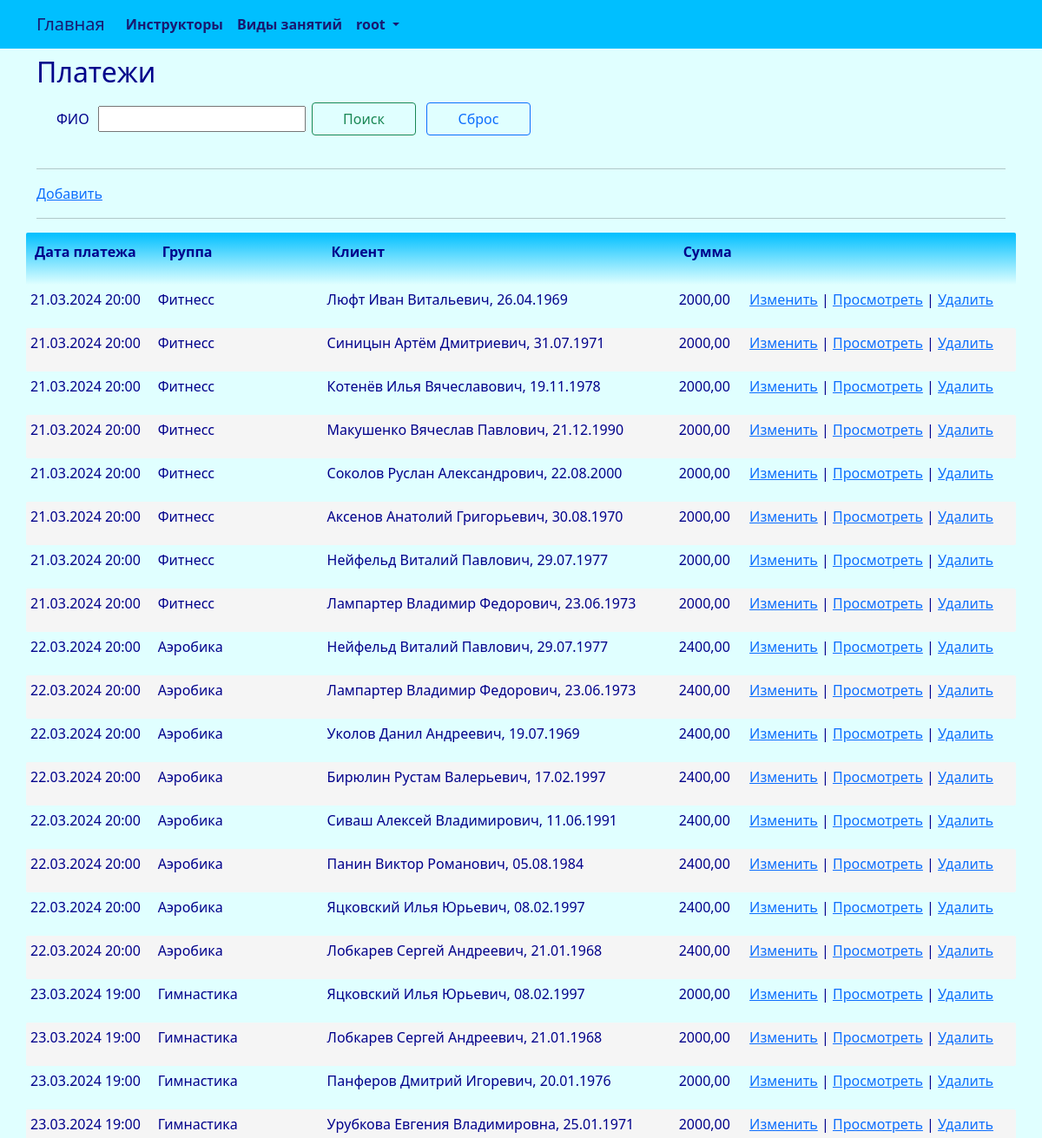
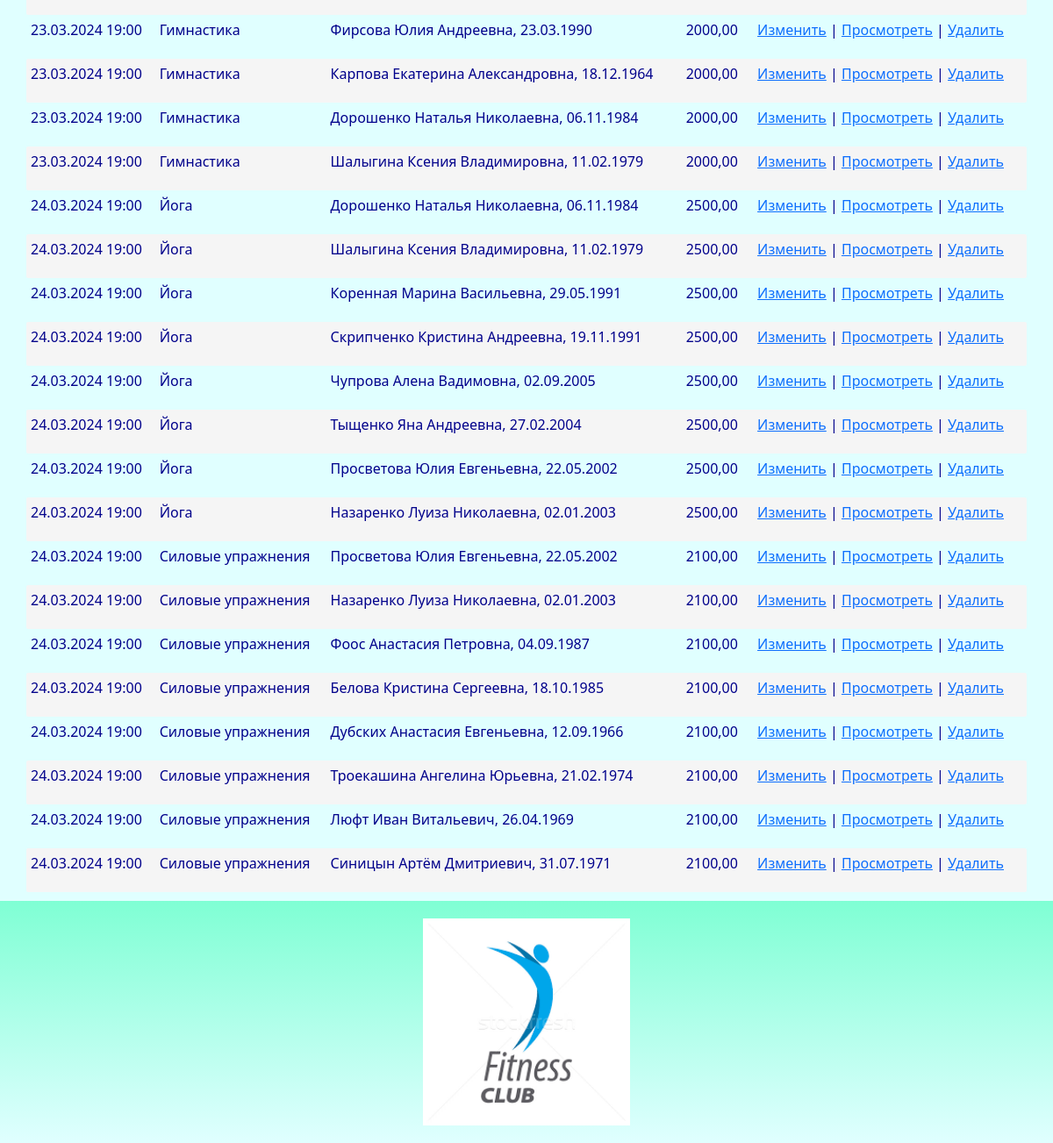
/payment/index/ (signed in), run on the app's committed database (2 pictures, top to bottom).
### club/models.py (models this page shows, shortened)
class Payment(models.Model):
    payment_date = models.DateTimeField(_('payment_date'))
    party = models.ForeignKey(Party, related_name='payment_party', on_delete=models.CASCADE)
    client = models.ForeignKey(Client, related_name='payment_client', on_delete=models.CASCADE)
    amount = models.DecimalField(_('payment_amount'), max_digits=9, decimal_places=2)
    class Meta:
        db_table = 'payment'
        indexes = [
            models.Index(fields=['party']),
            models.Index(fields=['client']),
        ]
        ordering = ['payment_date']

class Party(models.Model):
    party_title = models.CharField(_('party_title'), max_length=96, unique=True)
    class Meta:
        db_table = 'party'
        indexes = [
            models.Index(fields=['party_title']),
        ]
        ordering = ['party_title']
    def __str__(self):
        return "{}".format(self.party_title)

class Client(models.Model):
    SEX_CHOICES = (
        ('М','М'),
        ('Ж', 'Ж'),
    )
    full_name = models.CharField(_('full_name'), max_length=128)
    birthday = models.DateTimeField(_('birthday'))
    sex = models.CharField(_('sex'), max_length=1, choices=SEX_CHOICES, default='М')
    phone = models.CharField(_('phone'), max_length=64)
    card = models.ForeignKey(Card, related_name='client_card', on_delete=models.CASCADE)
    class Meta:
        db_table = 'client'
        indexes = [
            models.Index(fields=['full_name']),
        ]
        ordering = ['full_name']
    def __str__(self):
        return "{}, {}".format(self.full_name, self.birthday.strftime('%d.%m.%Y'))

### club/views.py (the view)
# urls.py: path('payment/index/', views.payment_index, name='payment_index'),
@login_required
@user_passes_test(lambda u: u.is_superuser)
def payment_index(request):
    try:
        payment = Payment.objects.all().order_by('payment_date')
        return render(request, "payment/index.html", {"payment": payment, })
    except Exception as exception:
        print(exception)
        return HttpResponse(exception)

### templates/payment/index.html (shortened to what this page needs)
{% extends "base.html" %}
{% load i18n %}
{% block content %}
<h2>{% trans "payments" %}</h2>
<div class="row" style="margin: 10px">
	<form method="POST" enctype="multipart/form-data">
		<table>
			<tbody>
				<tr>
					<td>
						<p>{% trans "full_name" %} &nbsp;</p>
					</td>
					<td>
						<p><input type="search" value="{{title_search}}" name="title_search"></p>
					</td>
					<td>
						<p><button class="btn btn-outline-success" name="searchBtn" style="width:120px; margin:5px">{% trans "Search" %}</button></p>
					</td>
					<td>
						<p><button class="btn btn-outline-primary" name="resetBtn" type="submit" onClick="window.location.reload();" style="width:120px; margin:5px">{% trans "Reset" %}</button></p>
					</td>
				</tr>
			</tbody>
		</table>
	</form>
</div>
<hr>
<p><a href="{% url 'payment_create'%}">{% trans "Add" %}</a></p>
<hr>
{% if payment.count > 0 %}
<div class="row">
	<table id="myTable" class="table-manager" style="width:100%">
		<thead>
			<tr>
				<th><p>{% trans "payment_date" %}</p></th>
				<th><p>{% trans "party" %}</p></th>
				<th><p>{% trans "client" %}</p></th>
				<th><p>{% trans "amount" %}</p></th>
				<th><p></p></th>
			</tr>
		</thead>
		<tbody>
			{% for e in payment %}
			<tr>
				<td><p>{{ e.payment_date | date:"d.m.Y H:i" }}</p></td>
				<td><p>{{ e.party }}</p></td>
				<td><p>{{ e.client }}</p></td>
				<td><p>{{ e.amount }}</p></td>
				<td>
					<p>
					<a href="{% url 'payment_edit' e.id%}">{% trans "Change" %}</a> |
					<a href="{% url 'payment_read' e.id%}">{% trans "View" %}</a> |
					<a onclick="return confirm('Удалить запись?')" href="{% url 'payment_delete' e.id%}">{% trans "Delete" %}</a>
					</p>
				</td>
			</tr>
			{% endfor %}
		</tbody>
	</table>
</div>
{% endif %}
{% endblock content %}

### templates/base.html (shortened to what this page needs)
<!DOCTYPE html>
{% load static %}
{% load i18n %}
<html>
	<head>
		<link rel="stylesheet" href="{% static 'css/bootstrap.min.css' %}">
		<link rel="stylesheet" href="{% static 'css/styles.css' %}" />
	</head>
	<nav class="navbar navbar-expand-lg justify-content-center">
		<div class="container">
			<div class="collapse navbar-collapse" id="mainMenu">
				<ul class="navbar-nav me-auto mb-2 mb-lg-0">
					<a class="navbar-brand" href="{{ HTTP_HOST }}/">{% trans "Home" %}</a>
					<li class="nav-item">
						<a class="nav-link" href="{% url 'instructor_list' %}">{% trans "instructors" %}</a>
					</li>
					<li class="nav-item">
						<a class="nav-link" href="{% url 'kind_list' %}">{% trans "kinds" %}</a>
					</li>
					{% if user.is_authenticated %}
					<li class="nav-item dropdown">
						<a class="nav-link dropdown-toggle" href="#" id="navbarDropdown" role="button" data-bs-toggle="dropdown" aria-expanded="false">
							{{ user.username }}
						</a>
					</li>
					{% else %}
					<form class="form-inline ml-auto">
						<a href="{% url 'login' %}" class="btn btn-outline-secondary">{% trans "Log In" %}</a>
						<a href="{% url 'signup' %}" class="btn btn-primary ml-2">{% trans "Sign up" %}</a>
					</form>
					{% endif %}
				</ul>
			</div>
		</div>
	</nav>
	<body>
		<div class="container">
			{% block content%}{% endblock content %}
		</div>
	</body>
	<footer class="container-fluid text-center bg-lightgray">
		<div class="copyrights">
			<img src="{% static 'images/logo.png' %}" alt="logo" style="height:256px; padding: 10px;">
		</div>
	</footer>
</html>

### static/css/styles.css (style rules this page uses)
:root { --navbar-background-color: DeepSkyBlue; --navbar-text-color: MidnightBlue; --main-background-color-light: LightCyan; --main-background-color-dark: DeepSkyBlue; --main-text-color: DarkBlue; --main-header-color: DarkBlue; --main-text-attention-color: Purple; --footer-background-color-light: LightCyan; --footer-background-color-dark: Aquamarine; --footer-text-color: Teal; --card-background-color-light: LightCyan; --card-background-color-dark: DeepSkyBlue; --card-text-color: SeaGreen; --table-background-color-light: LightCyan; --table-background-color-dark: #F5F5F5; --table-text-color: DarkBlue; --star-size: 30px; --star-color: LightYellow; --star-background: Yellow ; }
.navbar { background-color: var(--navbar-background-color); color: var(--navbar-text-color); }
.navbar .navbar-nav, .navbar .navbar-nav .navbar-text { color: var(--navbar-text-color); }
.navbar ul { background-color: var(--navbar-background-color); color: var(--navbar-text-color); }
.navbar li { background-color: var(--navbar-background-color); color: var(--navbar-text-color); }
.navbar a { background-color: var(--navbar-background-color); color: var(--navbar-text-color); }
.navbar-brand { background-color: var(--navbar-background-color); color: var(--navbar-text-color); }
.nav-item { background-color: var(--navbar-background-color); color: var(--navbar-text-color); font-weight: bold; }
body { background-color: var(--main-background-color-light); }
h1, h2, h3, h4, h5, h6 { color: var(--main-header-color); }
p, ul, li, label { color: var(--main-text-color); }
.table-manager { background-color: var(--main-background-color-light); width: 100%; }
.table-manager tbody { background-color: var(--main-background-color-light); border: none; margin-top: 20px; margin-bottom: 20px; }
.table-manager thead th { color: var(--main-text-color); font-weight: bold; text-align: left; padding: 10px; background-image: linear-gradient(top, var(--main-background-color-dark), var(--main-background-color-light)); background-image: -o-linear-gradient(top, var(--main-background-color-dark), var(--main-background-color-light)); background-image: -moz-linear-gradient(top, var(--main-background-color-dark), var(--main-background-color-light)); background-image: -webkit-linear-gradient(top, var(--main-background-color-dark), var(--main-background-color-light)); }
.table-manager thead tr th:first-child { border-radius: 2px 0 0 2px; }
.table-manager thead tr th:last-child { border-radius: 0 2px 2px 0; }
.table-manager tbody td { text-align: left; border: none; padding: 5px 5px; vertical-align: top; }
.table-manager tbody tr:nth-child(odd) { background: var(--table-background-color-light); }
.table-manager tbody tr:nth-child(even) { background: var(--table-background-color-dark); }
.table-manager tbody tr td:first-child { border-radius: 2px 0 0 2px; }
.table-manager tbody tr td:last-child { border-radius: 0 2px 2px 0; }
footer { background-image: linear-gradient(top, var(--footer-background-color-dark), var(--footer-background-color-light)); background-image: -o-linear-gradient(top, var(--footer-background-color-dark), var(--footer-background-color-light)); background-image: -moz-linear-gradient(top, var(--footer-background-color-dark), var(--footer-background-color-light)); background-image: -webkit-linear-gradient(top, var(--footer-background-color-dark), var(--footer-background-color-light)); margin-top: 10px; padding: 10px; }

### data on the page
Payment: payment_date "21.03.2024 20:00", party "Фитнесс", client "Люфт Иван Витальевич, 26.04.1969", amount "2000,00"
Payment: payment_date "21.03.2024 20:00", party "Фитнесс", client "Синицын Артём Дмитриевич, 31.07.1971", amount "2000,00"
Payment: payment_date "21.03.2024 20:00", party "Фитнесс", client "Котенёв Илья Вячеславович, 19.11.1978", amount "2000,00"
Payment: payment_date "21.03.2024 20:00", party "Фитнесс", client "Макушенко Вячеслав Павлович, 21.12.1990", amount "2000,00"
Payment: payment_date "21.03.2024 20:00", party "Фитнесс", client "Соколов Руслан Александрович, 22.08.2000", amount "2000,00"
Payment: payment_date "21.03.2024 20:00", party "Фитнесс", client "Аксенов Анатолий Григорьевич, 30.08.1970", amount "2000,00"
Payment: payment_date "21.03.2024 20:00", party "Фитнесс", client "Нейфельд Виталий Павлович, 29.07.1977", amount "2000,00"
Payment: payment_date "21.03.2024 20:00", party "Фитнесс", client "Лампартер Владимир Федорович, 23.06.1973", amount "2000,00"
Payment: payment_date "22.03.2024 20:00", party "Аэробика", client "Нейфельд Виталий Павлович, 29.07.1977", amount "2400,00"
Payment: payment_date "22.03.2024 20:00", party "Аэробика", client "Лампартер Владимир Федорович, 23.06.1973", amount "2400,00"
Payment: payment_date "22.03.2024 20:00", party "Аэробика", client "Уколов Данил Андреевич, 19.07.1969", amount "2400,00"
Payment: payment_date "22.03.2024 20:00", party "Аэробика", client "Бирюлин Рустам Валерьевич, 17.02.1997", amount "2400,00"
Payment: payment_date "22.03.2024 20:00", party "Аэробика", client "Сиваш Алексей Владимирович, 11.06.1991", amount "2400,00"
Payment: payment_date "22.03.2024 20:00", party "Аэробика", client "Панин Виктор Романович, 05.08.1984", amount "2400,00"
Payment: payment_date "22.03.2024 20:00", party "Аэробика", client "Яцковский Илья Юрьевич, 08.02.1997", amount "2400,00"
Payment: payment_date "22.03.2024 20:00", party "Аэробика", client "Лобкарев Сергей Андреевич, 21.01.1968", amount "2400,00"
Payment: payment_date "23.03.2024 19:00", party "Гимнастика", client "Яцковский Илья Юрьевич, 08.02.1997", amount "2000,00"
Payment: payment_date "23.03.2024 19:00", party "Гимнастика", client "Лобкарев Сергей Андреевич, 21.01.1968", amount "2000,00"
Payment: payment_date "23.03.2024 19:00", party "Гимнастика", client "Панферов Дмитрий Игоревич, 20.01.1976", amount "2000,00"
Payment: payment_date "23.03.2024 19:00", party "Гимнастика", client "Урубкова Евгения Владимировна, 25.01.1971", amount "2000,00"
Payment: payment_date "23.03.2024 19:00", party "Гимнастика", client "Фирсова Юлия Андреевна, 23.03.1990", amount "2000,00"
Payment: payment_date "23.03.2024 19:00", party "Гимнастика", client "Карпова Екатерина Александровна, 18.12.1964", amount "2000,00"
Payment: payment_date "23.03.2024 19:00", party "Гимнастика", client "Дорошенко Наталья Николаевна, 06.11.1984", amount "2000,00"
Payment: payment_date "23.03.2024 19:00", party "Гимнастика", client "Шалыгина Ксения Владимировна, 11.02.1979", amount "2000,00"
Payment: payment_date "24.03.2024 19:00", party "Йога", client "Дорошенко Наталья Николаевна, 06.11.1984", amount "2500,00"
Payment: payment_date "24.03.2024 19:00", party "Йога", client "Шалыгина Ксения Владимировна, 11.02.1979", amount "2500,00"
Payment: payment_date "24.03.2024 19:00", party "Йога", client "Коренная Марина Васильевна, 29.05.1991", amount "2500,00"
Payment: payment_date "24.03.2024 19:00", party "Йога", client "Скрипченко Кристина Андреевна, 19.11.1991", amount "2500,00"
Payment: payment_date "24.03.2024 19:00", party "Йога", client "Чупрова Алена Вадимовна, 02.09.2005", amount "2500,00"
Payment: payment_date "24.03.2024 19:00", party "Йога", client "Тыщенко Яна Андреевна, 27.02.2004", amount "2500,00"
Payment: payment_date "24.03.2024 19:00", party "Йога", client "Просветова Юлия Евгеньевна, 22.05.2002", amount "2500,00"
Payment: payment_date "24.03.2024 19:00", party "Йога", client "Назаренко Луиза Николаевна, 02.01.2003", amount "2500,00"
Payment: payment_date "24.03.2024 19:00", party "Силовые упражнения", client "Просветова Юлия Евгеньевна, 22.05.2002", amount "2100,00"
Payment: payment_date "24.03.2024 19:00", party "Силовые упражнения", client "Назаренко Луиза Николаевна, 02.01.2003", amount "2100,00"
Payment: payment_date "24.03.2024 19:00", party "Силовые упражнения", client "Фоос Анастасия Петровна, 04.09.1987", amount "2100,00"
Payment: payment_date "24.03.2024 19:00", party "Силовые упражнения", client "Белова Кристина Сергеевна, 18.10.1985", amount "2100,00"
Payment: payment_date "24.03.2024 19:00", party "Силовые упражнения", client "Дубских Анастасия Евгеньевна, 12.09.1966", amount "2100,00"
Payment: payment_date "24.03.2024 19:00", party "Силовые упражнения", client "Троекашина Ангелина Юрьевна, 21.02.1974", amount "2100,00"
Payment: payment_date "24.03.2024 19:00", party "Силовые упражнения", client "Люфт Иван Витальевич, 26.04.1969", amount "2100,00"
Payment: payment_date "24.03.2024 19:00", party "Силовые упражнения", client "Синицын Артём Дмитриевич, 31.07.1971", amount "2100,00"

### other printed values
{{ user.username }} "root"
